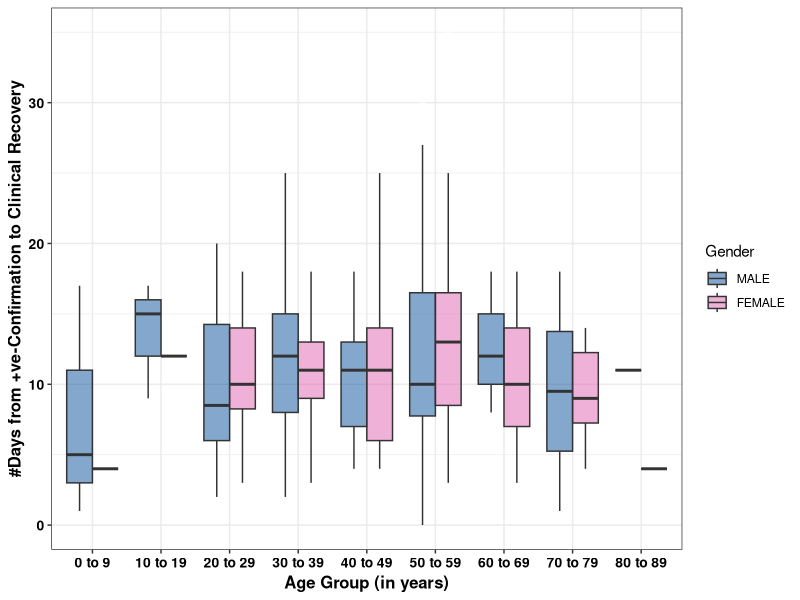
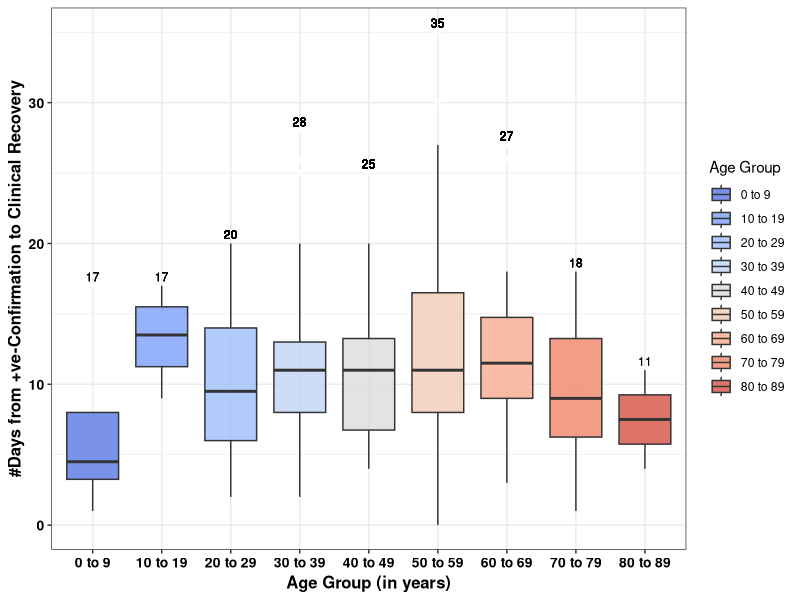

These charts were generated, in order, by the following R code:
###############################################
requiredPackages = c('ggplot2','dplyr')
package.check <- lapply(
  requiredPackages,
  FUN = function(x) {
    if (!require(x, character.only = TRUE)) {
      install.packages(x, dependencies = TRUE)
      library(x, character.only = TRUE)
    }
  }
)
###############################################

setwd("~/COVID19-Singapore-master/Data") # Setting Working Directory
COVID <- read.csv('SortedRecoveryData.csv', sep=",", header = TRUE, fileEncoding="UTF-8-BOM")      

######  Box Plot with all Age groups and Genders of Clinically Recovered Cases ####
pdf("~/COVID19-Singapore-master/AgeRange_Gender_BoxPlot.pdf", width = 8, height  = 5)

newCOVID <- COVID %>% 
  mutate(
    newGender = ifelse(Gender %in% c("MALE"), "A", "B") 
  )
  
g <- ggplot(newCOVID, aes(x = AgeRange, y=DaysInHospital, fill=newGender)) 

g +          
geom_boxplot(position="dodge", alpha=0.5, outlier.colour="transparent") + 
scale_fill_manual(name="Gender", values=c("#08519c", "#df65b0"), labels=c("MALE", "FEMALE")) +
xlab("Age Group (in years)")+
ylab("#Days from +ve-Confirmation to Clinical Recovery") + 
#ggtitle ("Clinical Recovery") +
theme(plot.title = element_text(hjust = 0.5)) +
theme_bw() + 
theme(axis.text.x = element_text(face="bold", color="black", size=10),
      axis.text.y = element_text(face="bold", color="black", size=10),
      axis.title=element_text(size=12,face="bold")
    ) 
    
dev.off()   

g <- ggplot(newCOVID, aes(x = AgeRange, y=DaysInHospital, fill=newGender))  + geom_boxplot()
pdata <- ggplot_build(g)$data   
pdata

####################################################################################

#######  Box Plot with all Age groups of Clinically Recovered Cases ################

pdf("~/COVID19-Singapore-master/AgeGroup_BoxPlot.pdf", width = 8, height  = 6)

p <- ggplot(COVID, aes(x = AgeRange, y=DaysInHospital, fill=AgeRange)) 
dims <- COVID %>% group_by(AgeRange) %>% mutate(med=median(DaysInHospital))
#dims1 <- COVID %>% group_by(AgeRange) %>% mutate(mean=mean(DaysInHospital))
min <- COVID %>% group_by(AgeRange) %>% mutate(minima=min(DaysInHospital))
max <- COVID %>% group_by(AgeRange) %>% mutate(maxima= max(DaysInHospital))
fqr <- COVID %>% group_by(AgeRange) %>% mutate(fQR=quantile(DaysInHospital, 0.25))
tqr <- COVID %>% group_by(AgeRange) %>% mutate(tQR=quantile(DaysInHospital, 0.75))
                    

p +          
geom_boxplot(position="dodge", alpha=0.8, outlier.colour="transparent") + 
labs(fill = "Age Group") +
scale_fill_manual(values=c('#5977e3', '#7b9ff9', '#9ebeff', '#c0d4f5', '#dddcdc', '#f2cbb7', '#f7ac8e', '#ee8468', '#d65244')) + #coolwarm palette
# scale_fill_manual(values=c("#006837", "#1a9850", "#66bd63", "#a6d96a", "#d9ef8b", "#fdae61", "#f46d43", "#d73027", "#a50026"))+ # green to red scale
xlab("Age Group (in years)")+
ylab("#Days from +ve-Confirmation to Clinical Recovery") + 
#ggtitle ("Clinical Recovery") +
theme(plot.title = element_text(hjust = 0.5)) +
theme_bw() + 
geom_text(aes(y = dims$med,x=as.numeric(AgeRange) + 0.2, label = round(dims$med,2)),position=position_dodge(width = 0.8),size = 3, vjust = -0.5,colour="black")+
#geom_text(aes(y = dims1$mean,x=AgeRange, label = round(dims1$mean,2)),position=position_dodge(width = 0.8),size = 3, vjust = -0.5,colour="black")+
geom_text(aes(y = min$minima,x=as.numeric(AgeRange) + 0.2, label = round(min$minima,2)),position=position_dodge(width = 0.8),size = 3, vjust = -0.5,colour="black")+
geom_text(aes(y = max$maxima,x=AgeRange, label = round(max$maxima,2)),position=position_dodge(width = 0.8),size = 3, vjust = -0.5,colour="black")+
geom_text(aes(y = fqr$fQR,x=as.numeric(AgeRange) + 0.2, label = round(fqr$fQR,2)),position=position_dodge(width = 0.8),size = 3, vjust = -0.5,colour="black")+
geom_text(aes(y = tqr$tQR,x=as.numeric(AgeRange) + 0.2, label = round(tqr$tQR,2)),position=position_dodge(width = 0.8),size = 3, vjust = -0.5,colour="black")+
theme(axis.text.x = element_text(face="bold", color="black", size=10),
      axis.text.y = element_text(face="bold", color="black", size=10),
      axis.title=element_text(size=12,face="bold")) 
dev.off()  

g <- ggplot(COVID, aes(x = AgeRange, y=DaysInHospital, fill=AgeRange))  + geom_boxplot()
pdata <- ggplot_build(g)$data 
pdata
rm(list=ls())
####################################################################################